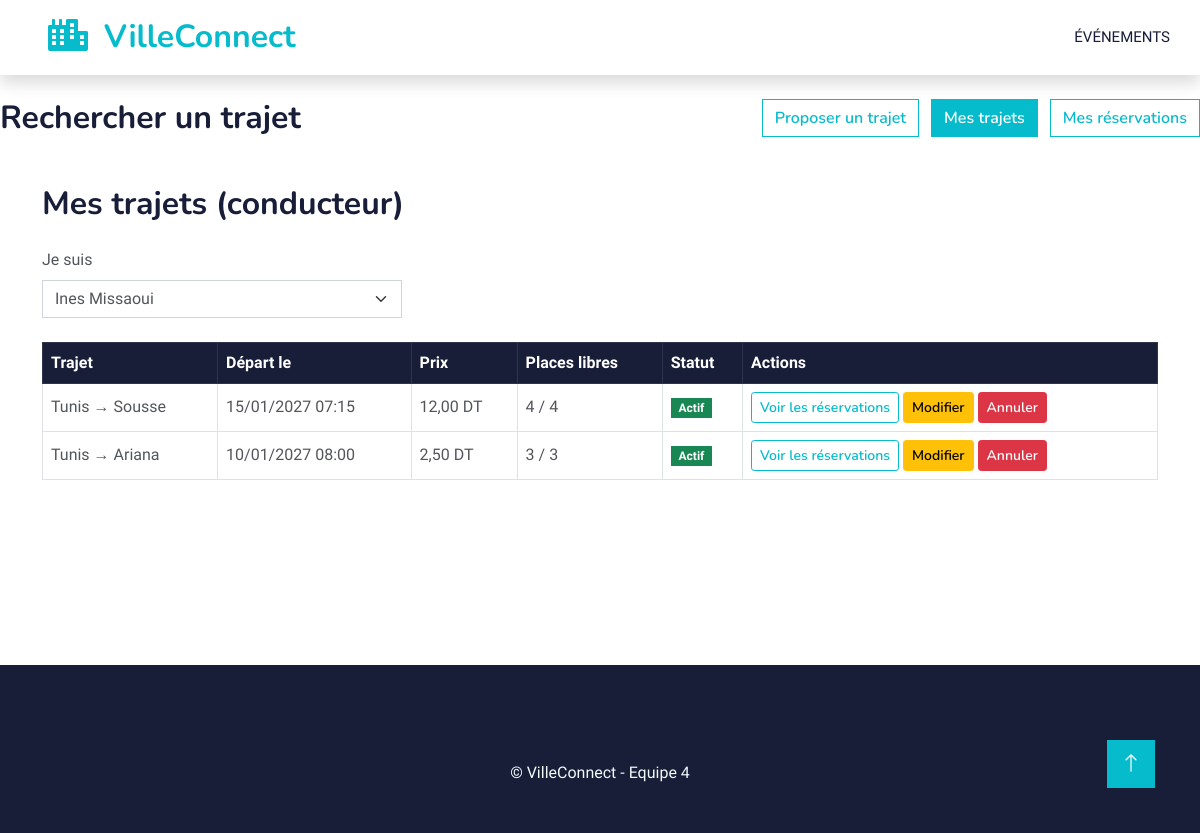
The app's page /Views/front/mes_trajets.php?uid=1 with its own data.
### tables this page shows
CREATE TABLE Trajet (
    id INT AUTO_INCREMENT PRIMARY KEY,
    conducteur_id INT NOT NULL,
    depart VARCHAR(100) NOT NULL,
    arrivee VARCHAR(100) NOT NULL,
    date_depart DATETIME NOT NULL,
    places TINYINT UNSIGNED NOT NULL,
    prix DECIMAL(6,2) NOT NULL DEFAULT 0,
    statut ENUM('actif','annule') NOT NULL DEFAULT 'actif',
    FOREIGN KEY (conducteur_id) REFERENCES Utilisateur(id) ON DELETE CASCADE
);

### config.php (called while the page is built)
<?php
class config {
    private static $pdo = null;
    public static function getConnexion() {
        if (!isset(self::$pdo)) {
            try {
                self::$pdo = new PDO(
                    'mysql:host=localhost;dbname=villeconnect',
                    'root',
                    '',
                    [PDO::ATTR_ERRMODE => PDO::ERRMODE_EXCEPTION, PDO::ATTR_DEFAULT_FETCH_MODE => PDO::FETCH_ASSOC]
                );
            } catch (Exception $e) {
                die('Une erreur de connexion à la base de données est survenue.');
            }
        }
        return self::$pdo;
    }
}
?>

### Controllers/TrajetC.php (called while the page is built, shortened)
<?php
require_once __DIR__ . '/../config.php';
class TrajetC {
    function getUtilisateurs() {
        return config::getConnexion()->query("SELECT id, nom FROM Utilisateur ORDER BY nom")->fetchAll();
    }
    function getByConducteur($conducteurId) {
        $q = config::getConnexion()->prepare(self::SELECT_BASE . " WHERE t.conducteur_id = ? ORDER BY t.date_depart DESC");
        $q->execute([$conducteurId]);
        return $q->fetchAll();
    }
}
?>

### Views/front/mes_trajets.php (the view, shortened to what this page needs)
<?php
require_once __DIR__ . '/../../Controllers/TrajetC.php';
require_once __DIR__ . '/../includes/mobilite_helpers.php';
$controller = new TrajetC();
$users = $controller->getUtilisateurs();
$uid = filter_var($_POST['uid'] ?? $_GET['uid'] ?? null, FILTER_VALIDATE_INT);
$trajets = $uid ? $controller->getByConducteur($uid) : [];
?>
<!DOCTYPE html>
<html lang="fr">
<head><?php require_once __DIR__ . '/../includes/head.php'; ?></head>
<body>
    <?php require_once __DIR__ . '/../includes/navbar.php'; ?>
    <?php require_once __DIR__ . '/../includes/mobilite_nav.php'; ?>
    <div class="container py-5" style="min-height: 60vh;">
        <h2 class="mb-4">Mes trajets (conducteur)</h2>
        <form method="GET" class="mb-4" style="max-width: 360px;"><label class="form-label">Je suis</label><?= mobiliteUserSelect($users, $uid, 'uid', true) ?></form>
        <?php if ($trajets): ?>
        <div class="table-responsive">
        <table class="table table-bordered align-middle">
            <thead class="table-dark"><tr><th>Trajet</th><th>Départ le</th><th>Prix</th><th>Places libres</th><th>Statut</th><th>Actions</th></tr></thead>
            <tbody>
            <?php foreach ($trajets as $t): ?>
                <tr>
                    <td><?= htmlspecialchars($t['depart']) ?> → <?= htmlspecialchars($t['arrivee']) ?></td>
                    <td><?= htmlspecialchars(mobiliteDate($t['date_depart'])) ?></td>
                    <td><?= number_format((float)$t['prix'], 2, ',', ' ') ?> DT</td>
                    <td><?= (int)$t['places_restantes'] ?> / <?= (int)$t['places'] ?></td>
                    <td><span class="badge <?= $t['statut'] === 'actif' ? 'bg-success' : 'bg-secondary' ?>"><?= $t['statut'] === 'actif' ? 'Actif' : 'Annulé' ?></span></td>
                    <td>
                        <a href="reservations_trajet.php?id=<?= (int)$t['id'] ?>&uid=<?= (int)$uid ?>" class="btn btn-outline-primary btn-sm">Voir les réservations</a>
                        <?php if ($t['statut'] === 'actif'): ?>
                            <a href="modifier_trajet.php?id=<?= (int)$t['id'] ?>&uid=<?= (int)$uid ?>" class="btn btn-warning btn-sm">Modifier</a>
                            <form method="POST" style="display:inline;">
                                <button type="submit" class="btn btn-danger btn-sm" onclick="return confirm('Annuler ce trajet et ses réservations ?')">Annuler</button>
                            </form>
                        <?php endif; ?>
                    </td>
                </tr>
            <?php endforeach; ?>
            </tbody>
        </table>
        </div>
        <?php endif; ?>
    </div>
    <?php require_once __DIR__ . '/../includes/footer.php'; ?>
    <?php require_once __DIR__ . '/../includes/scripts.php'; ?>

### Views/assets/css/style.css (style rules this page uses)
:root { --primary: #06BBCC; --light: #F0FBFC; --dark: #181d38; }
.btn { font-family: 'Nunito', sans-serif; font-weight: 600; transition: .5s; }

### records on screen
trajet: depart "Tunis", arrivee "Sousse", date_depart "15/01/2027 07:15", prix "12,00", places_restantes "4", places "4", statut "Actif"
trajet: depart "Tunis", arrivee "Ariana", date_depart "10/01/2027 08:00", prix "2,50", places_restantes "3", places "3", statut "Actif"

### other values on screen
form field uid "Ines Missaoui"
